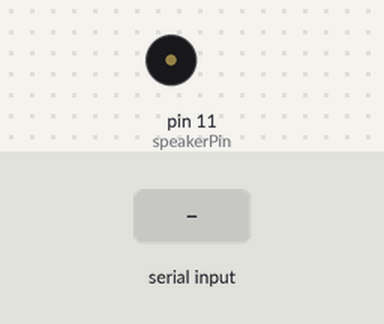
The sketch below on a simulated Arduino Uno, built with avr-gcc and run on an emulated ATmega328P. On the bench: buzzer (waves = sounding). The inputs (shaded band) are chosen by the test bench.

Above: at 1.2 s.
1.3 s: "90,45\n" received over Serial
At 1.37 s:
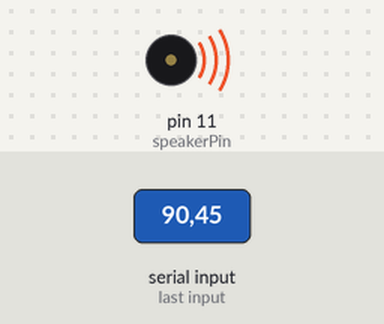
Timing chart, 0 to 4.3 s (numbered marks = the images above; inputs shaded):
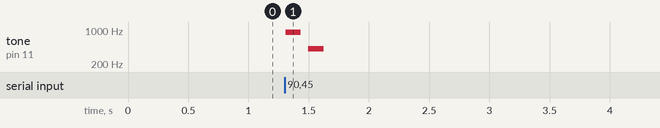

Measured:
- after the input at 1.3 s, tone on pin 11 (speakerPin): silent → 897 Hz at once, → silent 0.13 s later, → 413 Hz 0.06 s later, → silent 0.13 s later

The sketch:

melody.ino
```cpp
int speakerPin = 11;
void setup() {
  Serial.begin(9600);
  pinMode(speakerPin, OUTPUT);
}

int c = 0;
int noteDuration = 1000/8;
void loop() {
  int num=0;
  //digitalWrite(speakerPin, HIGH);
  if(Serial.available() > 0) {
    for (int i=2; i>=0; i--){
      c = Serial.read();
      c = c - '0';
      num = num+c*pow(10,i);
    }
    num += 1;
    tone(speakerPin, num, noteDuration);
    delay(noteDuration *1.5);
  }

  else {
    noTone(8);
    delay(noteDuration *1.5);
  }
}
```
